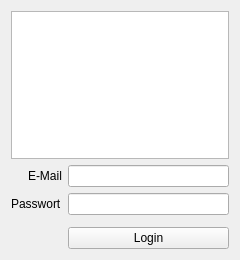
<?xml version="1.0" encoding="UTF-8"?>
<ui version="4.0">
 <class>Login</class>
 <widget class="QWidget" name="Login">
  <property name="geometry">
   <rect>
    <x>0</x>
    <y>0</y>
    <width>240</width>
    <height>260</height>
   </rect>
  </property>
  <property name="minimumSize">
   <size>
    <width>240</width>
    <height>260</height>
   </size>
  </property>
  <property name="maximumSize">
   <size>
    <width>240</width>
    <height>260</height>
   </size>
  </property>
  <property name="windowTitle">
   <string>Login</string>
  </property>
  <layout class="QVBoxLayout" name="verticalLayout">
   <item>
    <widget class="QGraphicsView" name="graphicsView">
     <property name="backgroundBrush">
      <brush brushstyle="Dense4Pattern">
       <color alpha="255">
        <red>0</red>
        <green>0</green>
        <blue>0</blue>
       </color>
      </brush>
     </property>
    </widget>
   </item>
   <item>
    <layout class="QFormLayout" name="formLayout">
     <property name="labelAlignment">
      <set>Qt::AlignRight|Qt::AlignTrailing|Qt::AlignVCenter</set>
     </property>
     <item row="0" column="0">
      <widget class="QLabel" name="label">
       <property name="text">
        <string>E-Mail</string>
       </property>
      </widget>
     </item>
     <item row="0" column="1">
      <widget class="QLineEdit" name="lineEdit"/>
     </item>
     <item row="1" column="0">
      <widget class="QLabel" name="label_2">
       <property name="text">
        <string>Passwort</string>
       </property>
      </widget>
     </item>
     <item row="1" column="1">
      <widget class="QLineEdit" name="lineEdit_2">
       <property name="echoMode">
        <enum>QLineEdit::Password</enum>
       </property>
      </widget>
     </item>
     <item row="3" column="1">
      <widget class="QPushButton" name="pushButton_2">
       <property name="text">
        <string>Login</string>
       </property>
       <property name="icon">
        <iconset>
         <normaloff>resources/login.png</normaloff>resources/login.png</iconset>
       </property>
      </widget>
     </item>
     <item row="2" column="1">
      <spacer name="verticalSpacer">
       <property name="orientation">
        <enum>Qt::Vertical</enum>
       </property>
       <property name="sizeHint" stdset="0">
        <size>
         <width>20</width>
         <height>20</height>
        </size>
       </property>
      </spacer>
     </item>
    </layout>
   </item>
  </layout>
 </widget>
 <resources/>
 <connections/>
</ui>
